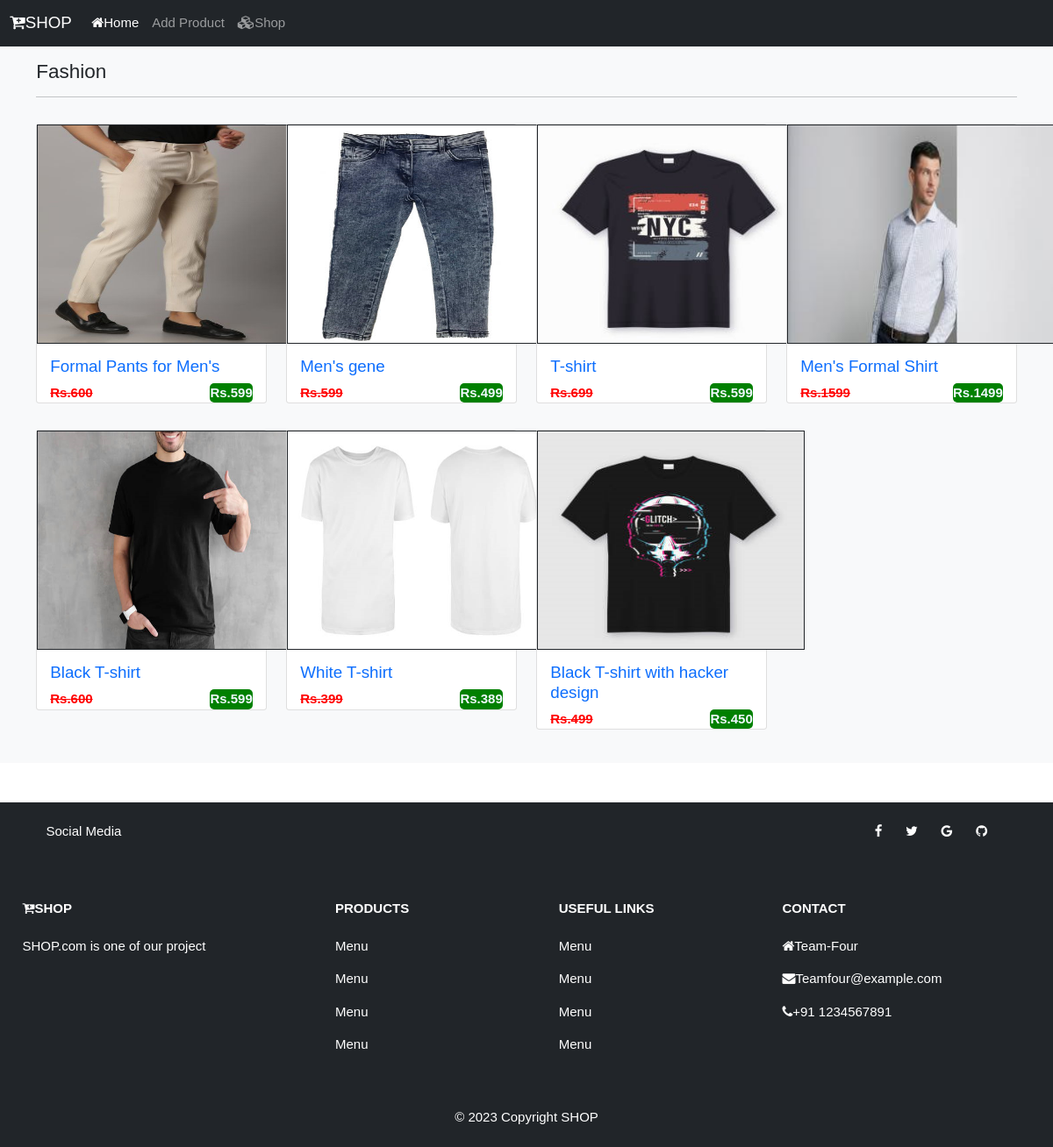
/shop/Fashion, run on the app's committed database.
### catalog/models.py (models this page shows, shortened)
class Category(models.Model):
    name=models.CharField(max_length=150,null=False,blank=False)
    image=models.ImageField(upload_to=getFileName,null=True,blank=True)
    description=models.TextField(max_length=500,null=False,blank=False)
    status=models.BooleanField(default=False,help_text="0-show,1-Hidden")
    created_at=models.DateTimeField(auto_now_add=True)

class Products(models.Model):
    category=models.ForeignKey(Category,on_delete=models.CASCADE)
    name=models.CharField(max_length=150,null=False,blank=False)
    vendor_name=models.CharField(max_length=150,null=False,blank=False)
    product_image=models.ImageField(upload_to=getFileName,null=True,blank=True)
    quantity=models.IntegerField(null=False,blank=False)
    original_price=models.FloatField(null=False,blank=False)
    discount_price=models.FloatField(null=False,blank=False)
    description=models.TextField(max_length=500,null=False,blank=False)
    status=models.BooleanField(default=False,help_text="0-show,1-Hidden")
    like=models.BooleanField(default=False,help_text='0-show,1-like')
    created_at=models.DateTimeField(auto_now_add=True)

### catalog/views.py (the view)
# urls.py: path('shop/<str:name>',views.shopview,name="shopview"),
def shopview(request,name):
    if(Category.objects.filter(name=name,status=0)).exists():
        items=Products.objects.filter(category__name=name)
        return render(request,"catalog/items/index.html",{"items":items,"category_name":name})
    else:
        messages.warning(request, "No such category found")
        return redirect("shopview")

### catalog/templates/catalog/items/index.html (shortened to what this page needs)
{% extends 'catalog/layouts/main.html' %}
{% block content %}
    <section class="bg-light py-4 my-5">
        <div class="container">
            <div class="row">
                <div class="col-12">
                    <h4 class="mb-3">{{ category_name }}</h4>
                    <hr style="border-color:#b8bfc2;">
                </div>
                {% for item in items %}
                <div class="col-md-3 col-lg-3">
                    <div class="card my-3">
                        <img src="{{item.product_image.url}}" class="card-image-top" alt="Categories">
                        <a href="{% url 'product_details' category_name item.name %}">
                        <div class="card-body">
                            <h5 class="card-title text-primary">{{item.name}}</h5>
                            <p class="card-text">
                                <span class="float-start old_price"><s>Rs.{{item.original_price | stringformat:'d'}}</s></span>
                                <span class="float-end new_price">Rs.{{item.discount_price | stringformat:'d'}}</span>
                            </p>
                        </div>
                        </a>
                    </div>
                </div>
                {% endfor %}
            </div>
        </div>
    </section>
{% endblock content %}

### static/css/style.css (style rules this page uses)
html { font-size: 15px; }
body { font-family: Arial, Helvetica, sans-serif; }
a { text-decoration: none; }
.old_price { font-weight: bold; color: red; }
.new_price { font-weight: bold; background-color: green; color: aliceblue; border-radius: 5px; }
img { width: 305px; height: 250px; border: 1pt solid; }

### data on the page
Category: name "Fashion"
Products: product_image (picture), name "Formal Pants for Men's", original_price "600", discount_price "599"
Products: product_image (picture), name "Men's gene", original_price "599", discount_price "499"
Products: product_image (picture), name "T-shirt", original_price "699", discount_price "599"
Products: product_image (picture), name "Men's Formal Shirt", original_price "1599", discount_price "1499"
Products: product_image (picture), name "Black T-shirt", original_price "600", discount_price "599"
Products: product_image (picture), name "White T-shirt", original_price "399", discount_price "389"
Products: product_image (picture), name "Black T-shirt with hacker design", original_price "499", discount_price "450"
